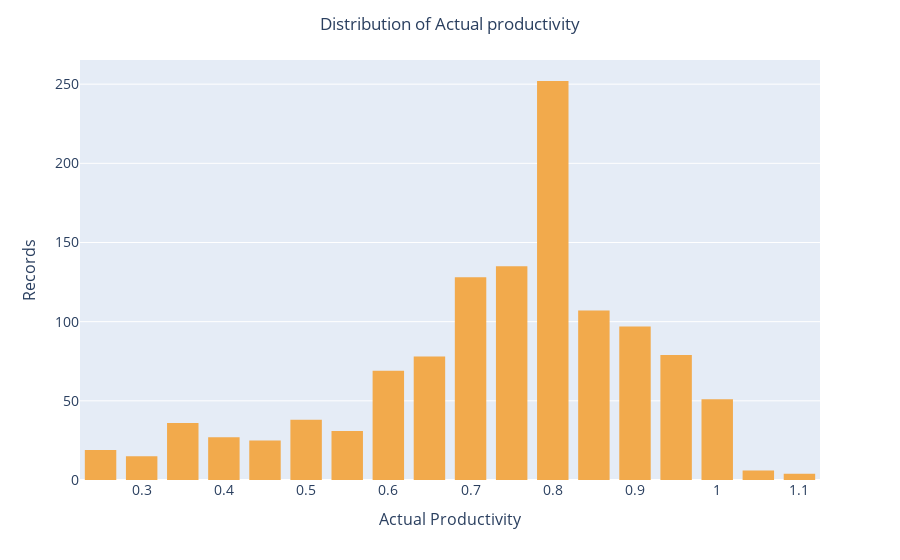

Notebook cell for this chart:
### Code cell
fig = px.histogram(df, x="actual_productivity", nbins=20, color_discrete_sequence=['rgb(242,170,76)'])

fig.update_layout(
    title = 'Distribution of Actual productivity',
    title_x = 0.5,
    xaxis_tickfont_size = 14,
    
    xaxis = dict(
        title = 'Actual Productivity',
        titlefont_size = 16,
        tickfont_size = 14,
    ),
    
    yaxis = dict(
        title = 'Records',
        titlefont_size = 16,
        tickfont_size = 14,
    ),
    
    barmode = 'group',
    bargap = 0.15,
    bargroupgap = 0.1,
)

fig.show()

### Figure 1 — Plotly figure (JSON) as saved in the notebook; plotly's stock layout.template omitted (floating-point values rounded to 4 significant figures; data arrays with more than 128 entries replaced by an {"elided": "..."} marker saying what was removed)
{"data": [{"alignmentgroup": "True", "bingroup": "x", "hovertemplate": "actual_productivity=%{x}<br>count=%{y}<extra></extra>", "legendgroup": "", "marker": {"color": "rgb(242,170,76)"}, "name": "", "nbinsx": 20, "offsetgroup": "", "orientation": "v", "showlegend": false, "type": "histogram", "x": {"elided": "1197 float values"}, "xaxis": "x", "yaxis": "y"}], "layout": {"bargap": 0.15, "bargroupgap": 0.1, "barmode": "group", "legend": {"tracegroupgap": 0}, "margin": {"t": 60}, "title": {"text": "Distribution of Actual productivity", "x": 0.5}, "xaxis": {"anchor": "y", "domain": [0, 1], "tickfont": {"size": 14}, "title": {"font": {"size": 16}, "text": "Actual Productivity"}}, "yaxis": {"anchor": "x", "domain": [0, 1], "tickfont": {"size": 14}, "title": {"font": {"size": 16}, "text": "Records"}}}}
